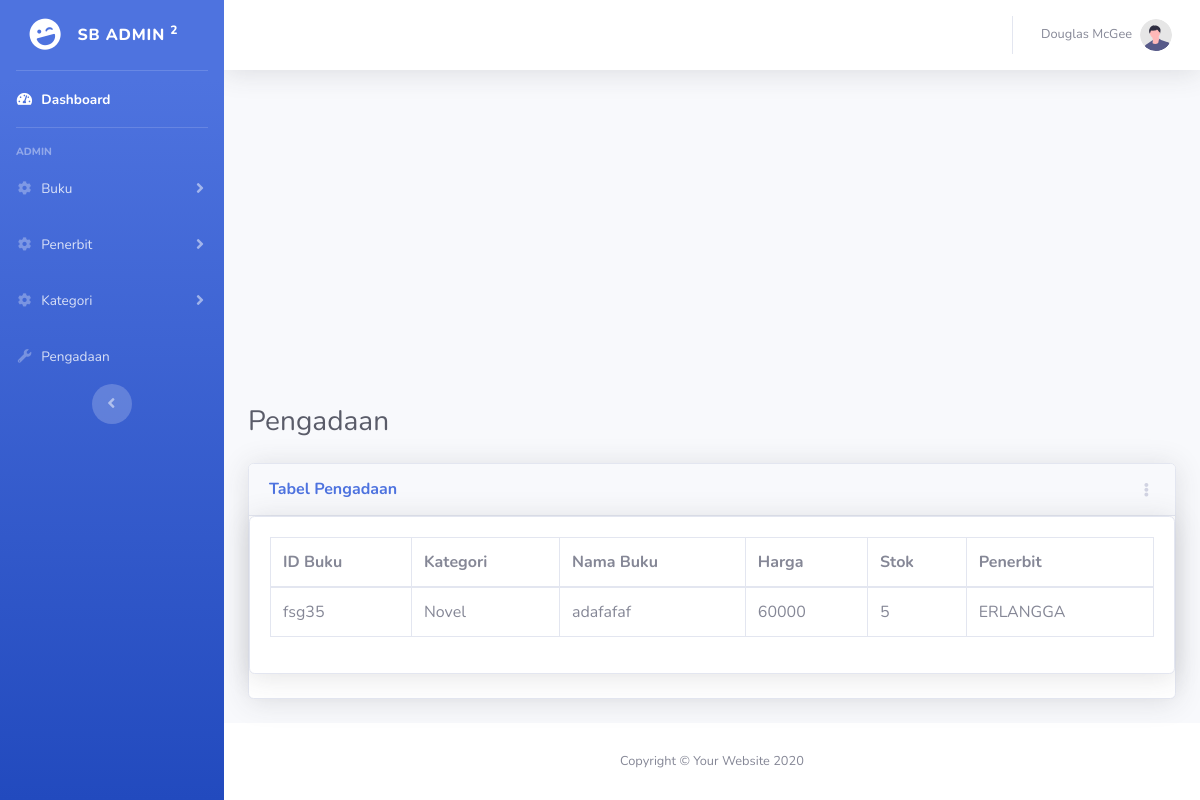
/index.php?page=pengadaan, run on the app's committed database.
### tables this page shows
CREATE TABLE `buku` (
  `id_buku` varchar(5) NOT NULL,
  `id_kategori` int(2) DEFAULT NULL,
  `id_penerbit` varchar(5) NOT NULL,
  `nama_buku` varchar(100) DEFAULT NULL,
  `harga` int(11) DEFAULT NULL,
  `stok` int(3) DEFAULT NULL,
  PRIMARY KEY (`id_buku`),
  KEY `id_penerbit` (`id_penerbit`),
  KEY `id_kategori` (`id_kategori`),
  CONSTRAINT `buku_ibfk_2` FOREIGN KEY (`id_penerbit`) REFERENCES `penerbit` (`id_penerbit`),
  CONSTRAINT `buku_ibfk_3` FOREIGN KEY (`id_kategori`) REFERENCES `kategori` (`id_kategori`)
);

CREATE TABLE `kategori` (
  `id_kategori` int(2) NOT NULL AUTO_INCREMENT,
  `nama_kategori` varchar(20) NOT NULL,
  PRIMARY KEY (`id_kategori`)
);

CREATE TABLE `penerbit` (
  `id_penerbit` varchar(5) NOT NULL,
  `nama_penerbit` varchar(50) NOT NULL,
  `alamat` text NOT NULL,
  `kota` varchar(50) NOT NULL,
  `telepon` varchar(30) NOT NULL,
  PRIMARY KEY (`id_penerbit`)
);

### functions.php (called while the page is built, shortened)
<?php
function dbConnect(){
	$db=new mysqli("localhost","root","artemis47","unibookstore");
	return $db;
}
function getDataPengadaan(){
	$db=dbConnect();
	if($db->connect_errno==0){
		$sql= "SELECT MIN(b.stok) as stok, b.id_buku,b.nama_buku,b.harga, k.nama_kategori,p.nama_penerbit from buku b join kategori k using(id_kategori) join penerbit p using(id_penerbit)";
		$res=$db->query($sql);
		if($res){
			$data=$res->fetch_all(MYSQLI_ASSOC);
			return $data;
		}
		else
			return FALSE;
	}
	else
		return FALSE;
}
	?>

### pengadaan.php (the view, shortened to what this page needs)
<?php include("functions.php");
$db=dbConnect();
if($db->connect_errno==0){
?>
<div class="container-fluid">
    <div class="d-sm-flex align-items-center justify-content-between mb-4">
        <h1 class="h3 mb-0 text-gray-800">Pengadaan</h1>
    </div>
    <div class="row">
        <div class="col-xl-12 col-lg-7">
            <div class="card shadow mb-4">
                <div class="card-header py-3 d-flex flex-row align-items-center justify-content-between">
                    <h6 class="m-0 font-weight-bold text-primary">Tabel Pengadaan</h6>
                    <div class="dropdown no-arrow">
                        <a class="dropdown-toggle" href="#" role="button" id="dropdownMenuLink" data-toggle="dropdown"
                            aria-haspopup="true" aria-expanded="false">
                            <i class="fas fa-ellipsis-v fa-sm fa-fw text-gray-400"></i>
                        </a>
                    </div>
                </div>
                <div class="card shadow mb-4">
                    <div class="card-body">
                        <div class="table-responsive">
                            <table class="table table-bordered" id="dataTable" width="100%" cellspacing="0">
                                <thead>
                                    <tr>
                                        <th>ID Buku</th>
                                        <th>Kategori</th>
                                        <th>Nama Buku</th>
                                        <th>Harga</th>
                                        <th>Stok</th>
                                        <th>Penerbit</th>
                                    </tr>
                                </thead>
                                <tbody>
                                    <form action="" method="post">
                                        <?php $data = getDataPengadaan();?>
                                        <?php foreach($data as $row):?>
                                        <tr>
                                            <td><?= $row['id_buku'];?> </td>
                                            <td><?= $row['nama_kategori'];?></td>
                                            <td><?= $row['nama_buku'];?></td>
                                            <td><?= $row['harga'];?></td>
                                            <td><?= $row['stok'];?></td>
                                            <td><?= $row['nama_penerbit'];?></td>
                                        </tr>
                                        <?php endforeach;?>
                                    </form>
                                </tbody>
                            </table>
                        </div>
                    </div>
                </div>
            </div>
        </div>
    </div>
</div>
<?php } ?>

### data on the page
buku: id_buku "fsg35", id_kategori.nama_kategori "Novel", nama_buku "adafafaf", harga "60000", stok "5", id_penerbit.nama_penerbit "ERLANGGA"
